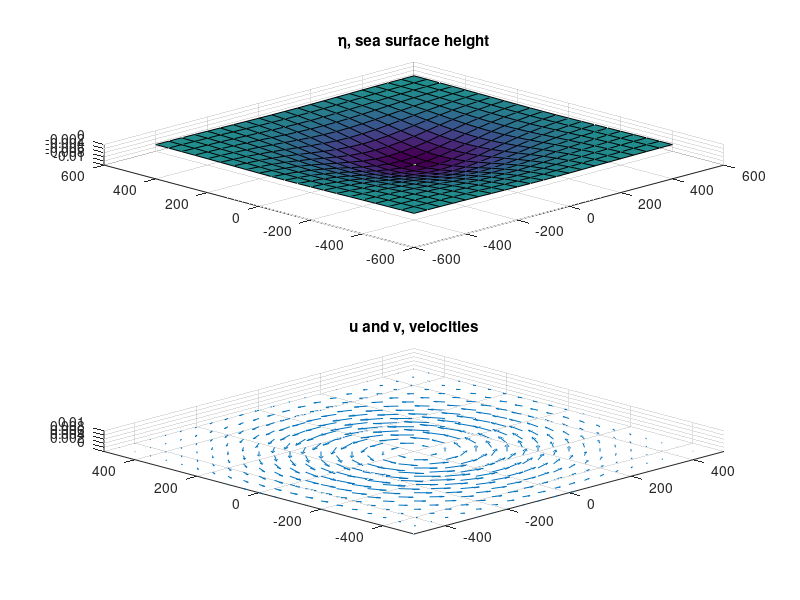

Write MATLAB code to recreate this figure.
clc;clear;

% 계수 설정
eta0 = -0.01;
R = 300;
f = 0.01;
g = 9.81;

% 격자 생성
x = -500:50:500;
y = -500:50:500;
[x, y] = meshgrid(x, y);

% 해면 고도 설정
eta = eta0*exp(-(x.^2+y.^2)/R^2);

% 유속 계산
v = (g*eta0)/f*(-2*x/R^2).*exp(-(x.^2+y.^2)/R^2);
u = -(g*eta0)/f*(-2*y/R^2).*exp(-(x.^2+y.^2)/R^2);

% 가시화
subplot(2, 1, 1)
surf(x, y, eta)
view([-45 80])
caxis([-0.01 0.01])
title('\eta, sea surface height')

subplot(2, 1, 2)
z0 = zeros(size(x));
quiver3(x, y, z0, u, v, z0)
view([-45 80])
caxis([-0.01 0.01])
axis([-500 500 -500 500 0 0.01])
title('u and v, velocities')
